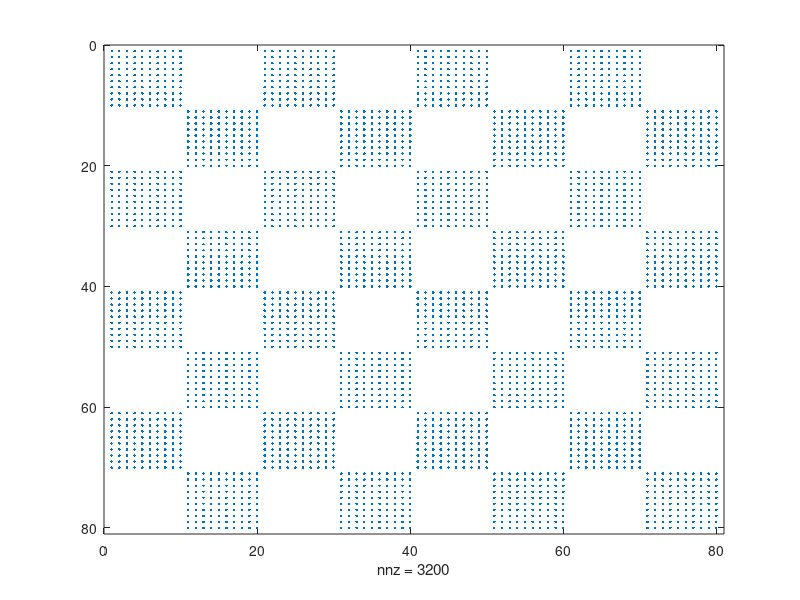

Write the MATLAB code that produced this figure.
stripes=repmat([zeros(1,10) ones(1,10)],80,4);
% subtract a rotated version of stripes from stripes itself
spy(stripes-rot90(stripes));